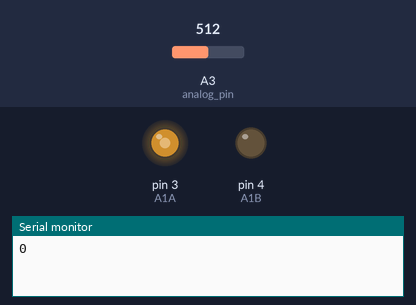
The sketch below on a simulated Arduino Uno, built with avr-gcc and run on an emulated ATmega328P. Shown: output pins drawn as LEDs (lit = HIGH), the last lines printed to the serial monitor. Inputs (shaded band) come from the test bench; at power-on: A3 (analog_pin) = 512. Pins used as bus, display or sensor lines are not drawn.

Above: at 0.05 s.
At 6.0 s:
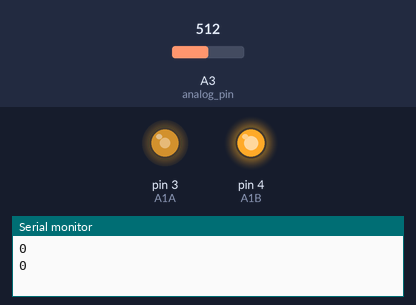
Timing chart, 0 to 7.9 s (numbered marks = the images above):
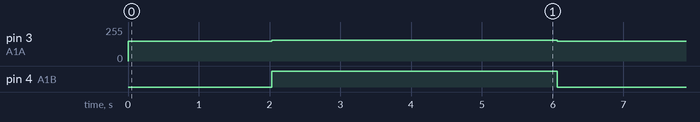

The sketch:

tx_rx_sensor.ino
```cpp
const int A1A = 3;  // define pin 3 for A-1A (PWM Speed)
const int A1B = 4;  // define pin 4 for A-1B (direction)
const int analog_pin = A3;
const int tx_pin = 1;
int read_high;
int read_low;
int diff;
long result; // For tx rx

void setup() {
  pinMode(A1A, OUTPUT); // specify these pins as outputs
  pinMode(A1B, OUTPUT);
  pinMode(tx_pin, OUTPUT);
  Serial.begin(9600);
}

void loop() {

  motorA(LOW, 150);  // turn motor CW at full speed
  result = tx_rx();
  Serial.println(result);
  delay(2000);      // delay for 2 seconds
  motorA(HIGH, 100);  // turn motor CCW at quarter speed
  result = tx_rx();
  Serial.println(result);
  delay(4000);      // delay for 4 seconds
}

/*
  This is a custom function to drive Motor A
  inputs: direction (HIGH/LOW), speed (0-255)
  outputs: motor control
 */
void motorA(byte d, int s) {
  if(d == 1){
    analogWrite(A1A, 255-s);
    digitalWrite(A1B, HIGH);
  } else if (d == 0){
    analogWrite(A1A, s);
    digitalWrite(A1B, LOW);
  }
}
long tx_rx() {         // Function to execute rx_tx algorithm and return a value
                      // that depends on coupling of two electrodes.
                      // Value returned is a long integer.
  int read_high;
  int read_low;
  int diff;
  long int sum;
  int N_samples = 100;    // Number of samples to take.  Larger number slows it down, but reduces scatter.

  sum = 0;

  for (int i = 0; i < N_samples; i++){
   digitalWrite(tx_pin,HIGH);              // Step the voltage high on conductor 1.
   read_high = analogRead(analog_pin);     // Measure response of conductor 2.
   delayMicroseconds(100);                 // Delay to reach steady state.
   digitalWrite(tx_pin,LOW);               // Step the voltage to zero on conductor 1.
   read_low = analogRead(analog_pin);      // Measure response of conductor 2.
   diff = read_high - read_low;            // desired answer is the difference between high and low.
   sum += diff;                            // Sums up N_samples of these measurements.
 }
  return sum;
}
```

Measured:
- by itself, pin 3 (A1A): alternates 155/255 for 4.0 s and 150/255 for 2.0 s
- by itself, pin 4 (A1B): alternates HIGH for 4.0 s and LOW for 2.0 s
